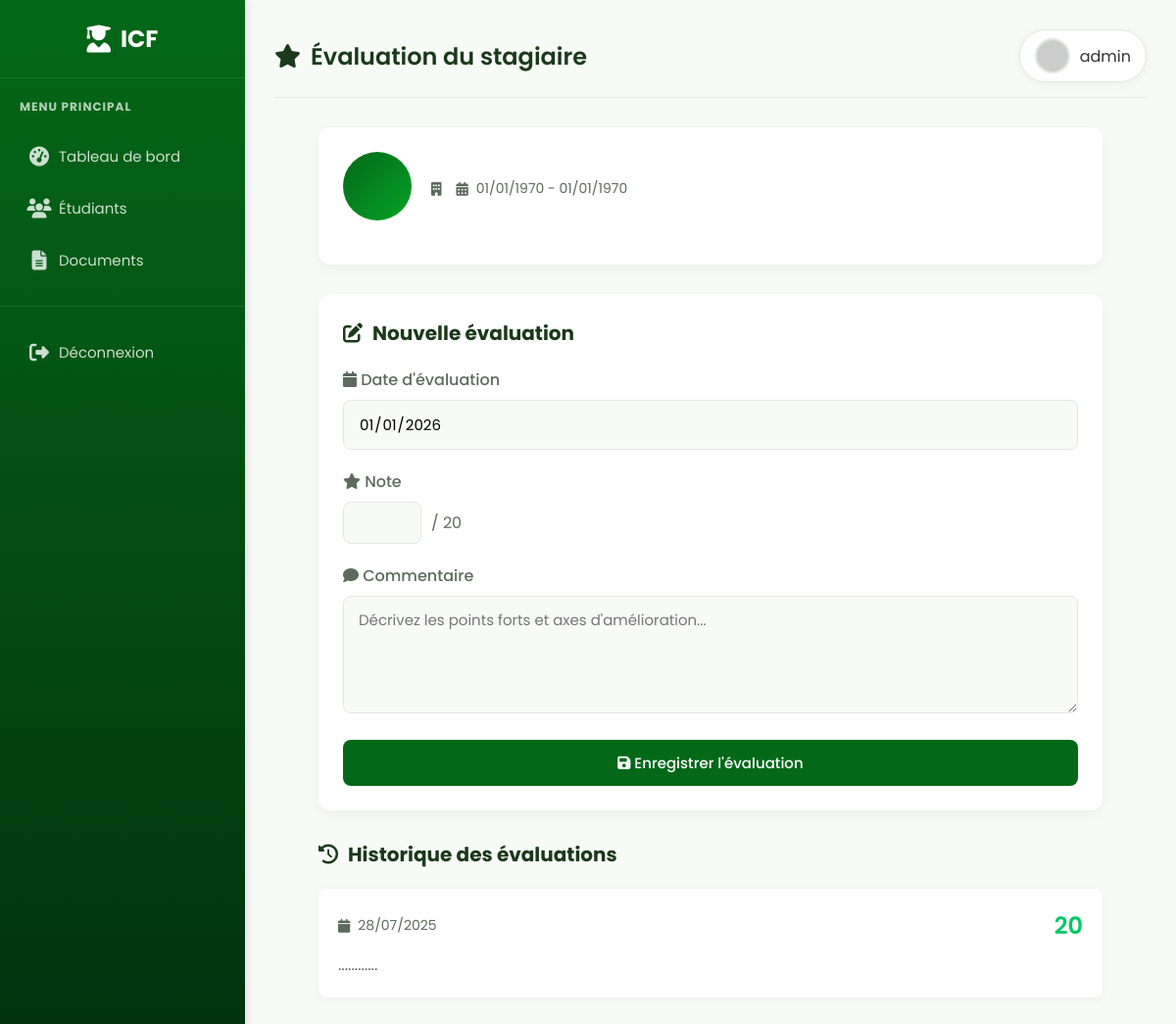
The page /evaluation.php?id_stage=63 (signed in) on the database its author committed.
### tables this page shows
CREATE TABLE IF NOT EXISTS `evaluations` (
  `id_eval` int NOT NULL AUTO_INCREMENT,
  `id_stage` int DEFAULT NULL,
  `date` date DEFAULT NULL,
  `note` int DEFAULT NULL,
  `commentaire` text,
  PRIMARY KEY (`id_eval`),
  KEY `id_stage` (`id_stage`)
);

### evaluation.php (the view, shortened to what this page needs)
<?php
$conn = new PDO("mysql:host=localhost;dbname=gestion_stagiaires;charset=utf8", "root", "");
$id_stage = intval($_GET['id_stage']);
$role = $_SESSION['role'];
$stmt = $conn->prepare("SELECT * FROM evaluations WHERE id_stage = ? ORDER BY date DESC");
$stmt->execute([$id_stage]);
$evaluations = $stmt->fetchAll();
$stmt = $conn->prepare("SELECT e.nom, e.prenom, s.date_debut, s.date_fin, ser.nom_service
                       FROM stages s
                       JOIN etudiants e ON s.id_etudiant = e.id_etudiant
                       JOIN services ser ON s.id_service = ser.id_service
                       WHERE s.id_stage = ?");
$stmt->execute([$id_stage]);
$info = $stmt->fetch();
$date = $_GET['date'] ?? date('Y-m-d');
?>
<!DOCTYPE html>
<html lang="fr">
<head>
<link rel="stylesheet" href="https://cdnjs.cloudflare.com/ajax/libs/font-awesome/6.4.0/css/all.min.css">
</head>
<body>
<div class="sidebar">
  <div class="sidebar-header">
    <div class="logo">
      <i class="fas fa-user-graduate"></i>
      <span>ICF</span>
    </div>
  </div>
  <div class="sidebar-menu">
    <h3>Menu Principal</h3>
    <ul>
      <li><a href="dashboard.php"><i class="fas fa-tachometer-alt"></i> <span>Tableau de bord</span></a></li>
      <?php if ($role == 'admin' or $role == 'admin_super'): ?>
         <li><a href="etudiants.php"><i class="fas fa-users"></i> <span>Étudiants</span></a></li>
      <li><a href="documents.php"><i class="fas fa-file-alt"></i> <span>Documents</span></a></li>
      <?php endif; ?>
    </ul>
    <div class="logout">
      <ul>
        <li><a href="logout.php"><i class="fas fa-sign-out-alt"></i> <span>Déconnexion</span></a></li>
      </ul>
    </div>
  </div>
</div>
<div class="main-content">
  <div class="page-header">
    <h1><i class="fas fa-star"></i> Évaluation du stagiaire</h1>
    <div class="user-profile">
      <img src="https://ui-avatars.com/api/?name=<?= urlencode($_SESSION['username'] ?? 'Admin') ?>&background=046818&color=fff" alt="User">
      <span style="font-family: 'Poppins';"><?= htmlspecialchars($_SESSION['username'] ?? 'Admin') ?></span>
    </div>
  </div>
  <div class="content-container" style="font-family: 'Poppins';">
    <div class="student-info-card">
      <div class="student-header">
        <div class="student-avatar" style="font-family: 'Poppins';">
        </div>
        <div class="student-details">
          <div class="student-meta">
            <div class="meta-item" style="font-family: 'Poppins';">
              <i class="fas fa-building"></i> <?= htmlspecialchars($info['nom_service']) ?>
            </div>
            <div class="meta-item" style="font-family: 'Poppins';">
              <i class="fas fa-calendar-alt"></i>
              <?= date('d/m/Y', strtotime($info['date_debut'])) ?> - <?= date('d/m/Y', strtotime($info['date_fin'])) ?>
            </div>
          </div>
        </div>
      </div>
    </div>
    <div class="evaluation-form">
      <h2 class="form-title"><i class="fas fa-edit"></i> Nouvelle évaluation</h2>
      <form method="POST">
        <div class="form-group">
          <label for="date_eval" class="form-label"><i class="fas fa-calendar"></i> Date d'évaluation</label>
          <input type="date" style="font-family: 'Poppins';" id="date_eval" name="date_eval" class="form-control" value="<?= htmlspecialchars($date) ?>" readonly>
        </div>
        <div class="form-group">
          <label for="note" class="form-label"><i class="fas fa-star"></i> Note</label>
          <div class="note-input">
            <input type="number" id="note" name="note" class="form-control" min="0" max="20" step="0.5" required>
            <span>/ 20</span>
          </div>
        </div>
        <div class="form-group">
          <label for="commentaire" class="form-label"><i class="fas fa-comment"></i> Commentaire</label>
          <textarea id="commentaire" style="font-family: 'Poppins';" name="commentaire" class="form-control" placeholder="Décrivez les points forts et axes d'amélioration..."></textarea>
        </div>
        <button type="submit" style="font-family: 'Poppins';" name="save" class="btn btn-primary btn-block">
          <i class="fas fa-save"></i> Enregistrer l'évaluation
        </button>
      </form>
    </div>
    <div class="evaluations-list">
      <h3 class="section-title"><i class="fas fa-history"></i> Historique des évaluations</h3>
      <?php if (count($evaluations) > 0): ?>
        <?php foreach ($evaluations as $eval):
          $noteClass = $eval['note'] >= 16 ? 'note-excellent' :
                     ($eval['note'] >= 12 ? 'note-good' :
                     ($eval['note'] >= 8 ? 'note-average' : 'note-poor'));
        ?>
        <div class="evaluation-card">
          <div class="evaluation-header">
            <div class="evaluation-date">
              <i class="fas fa-calendar"></i> <?= date('d/m/Y', strtotime($eval['date'])) ?>
            </div>
            <div class="evaluation-note <?= $noteClass ?>">
              <?= $eval['note'] ?>
            </div>
          </div>
          <div class="evaluation-comment">
            <?= nl2br(htmlspecialchars($eval['commentaire'])) ?>
          </div>
        </div>
        <?php endforeach; ?>
      <?php endif; ?>
    </div>
  </div>
</div>
</body>
</html>

### rows shown on the page
evaluations: date "28/07/2025", note "20", commentaire "............"

### other values the page prints
$_SESSION['username'] "admin"
date('d/m/Y', strtotime($info['date_debut'])) "01/01/1970"
date('d/m/Y', strtotime($info['date_fin'])) "01/01/1970"
